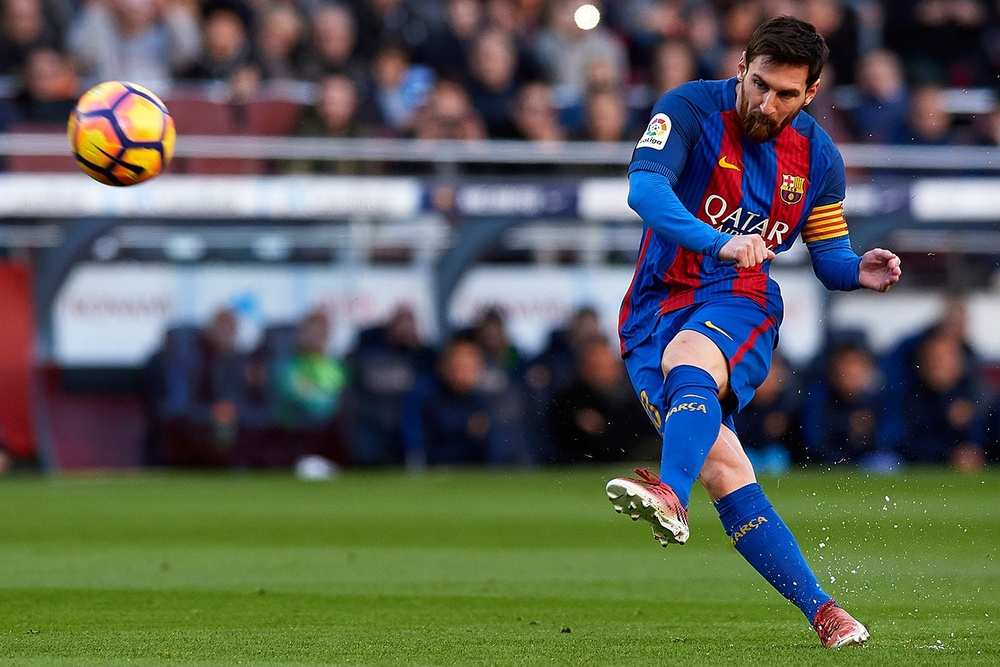
#> input picture img.jpg, 1000 x 667 px, shrunk from 1500 x 1000 before the run
$ python main.py   (older library calls are emulated)
#> lines starting #> are read from the running program, lines starting #| are printed output that depends on the picture
import cv2
import  numpy as np

img=cv2.imread("img.jpg",0)
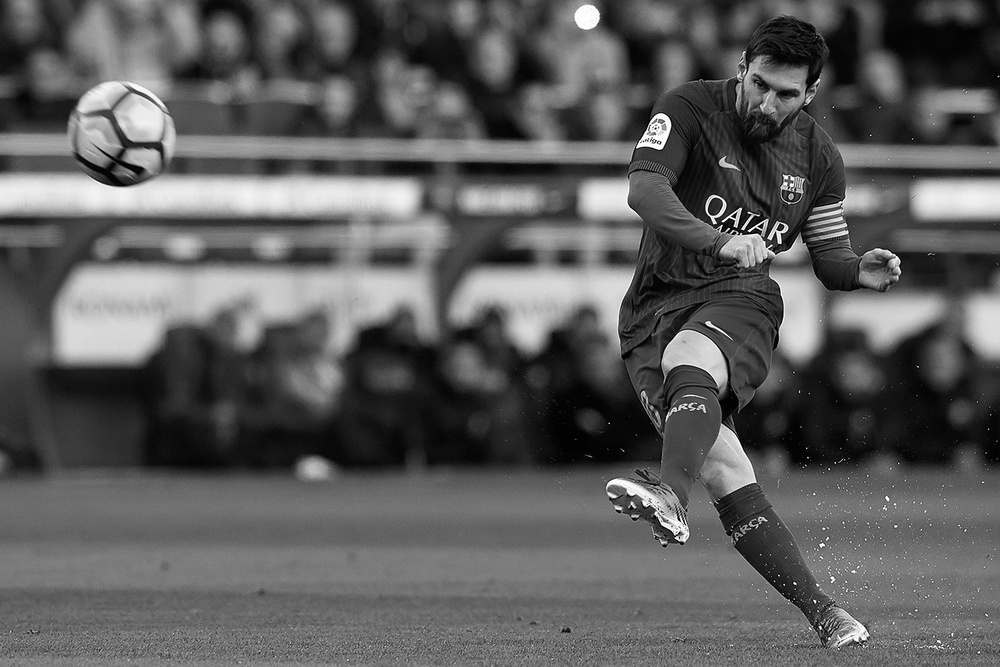
#> img: shape (667, 1000); min 0, max 255, mean 92.3
laplacian=cv2.Laplacian(img,cv2.CV_64F,ksize=3)
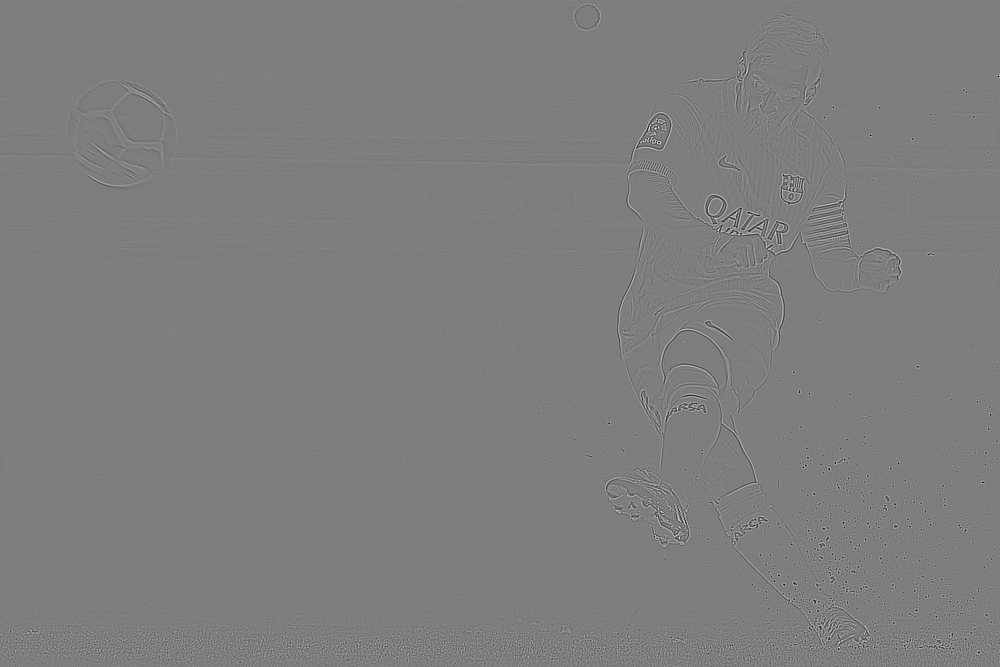
#> laplacian: shape (667, 1000) float64; min -1686, max 1720, mean 0; drawn with min black and max white
laplacian=np.uint8(np.absolute(laplacian))
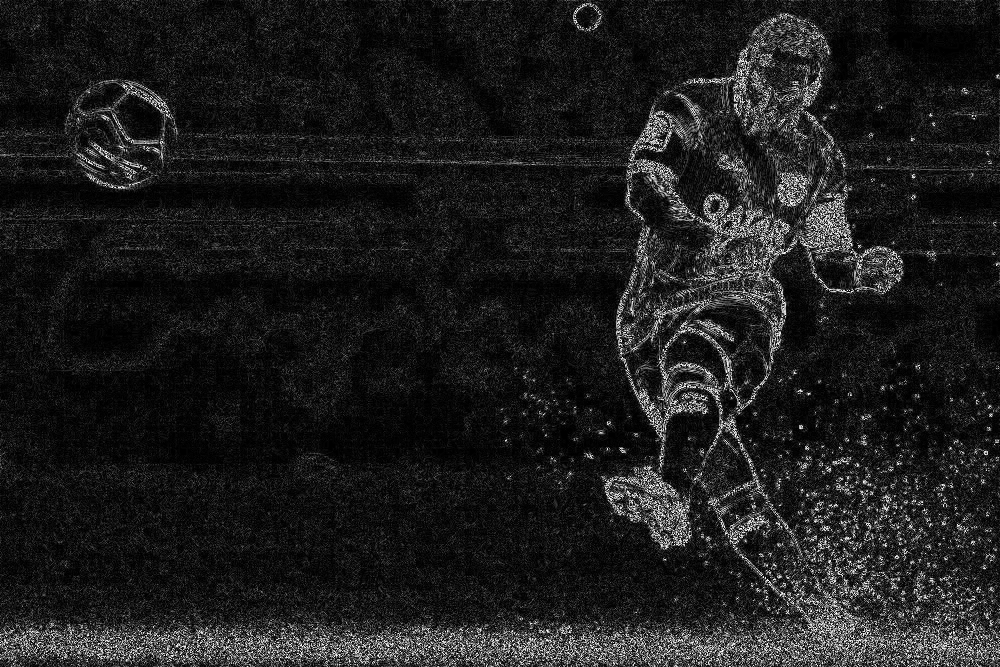
#> laplacian: shape (667, 1000); min 0, max 254, mean 29.1
cv2.imshow("lap",laplacian)
cv2.imshow("img",img)
cv2.imwrite("D:\projects\python_pycharm\Laplacian\output.jpg",laplacian,None)
cv2.waitKey(0)
cv2.destroyWindow()
